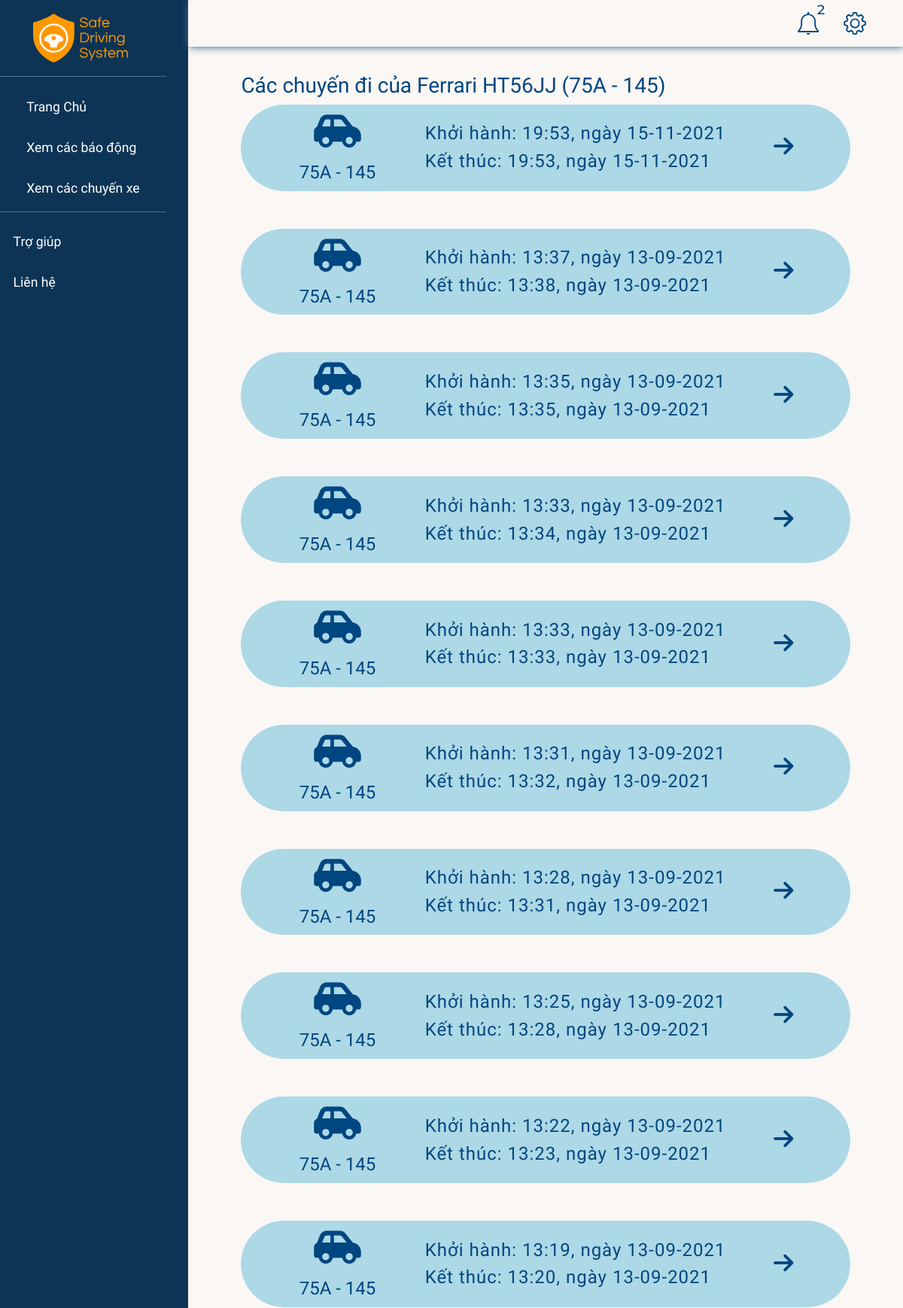
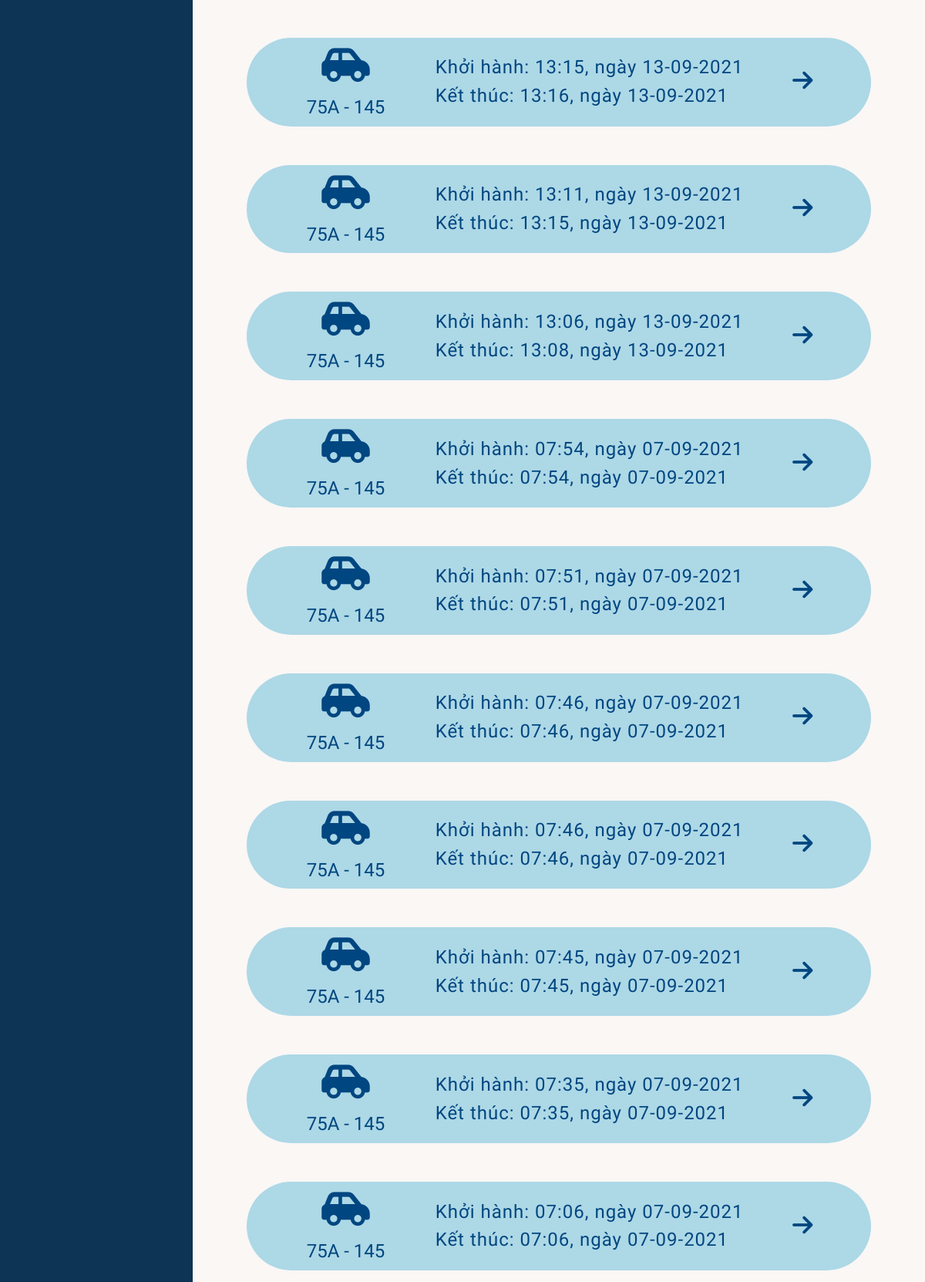
The page /car/1/ (signed in, upper part) on the database its author committed (2 pictures, top to bottom).
### accounts/models.py (models this page shows, shortened)
class Car(models.Model):
    class Meta:
        constraints = [
            models.UniqueConstraint(fields=["licensePlate"], name="licensePlate"),
        ]
    name = models.CharField(max_length=50)
    licensePlate = models.CharField(max_length=20, null=True)
    boughtDate = models.DateTimeField(auto_now_add=True, null=True)
    company = models.ForeignKey(Company, null=True, on_delete=models.CASCADE)

class RaspDevice(models.Model):
    class Meta:
        constraints = [
            models.UniqueConstraint(fields=["password"], name="password"),
        ]
    STATUS = (
        ("online", "online"),
        ("offline", "offline"),
    )
    name = models.CharField(max_length=50)
    car = models.OneToOneField(Car, null=True, on_delete=models.SET_NULL, blank=True)
    status = models.CharField(
        max_length=50, null=True, blank=True, choices=STATUS, default="offline"
    )
    password = models.CharField(max_length=8, null=True, blank=True)
    dateAdded = models.DateTimeField(auto_now_add=True)
    company = models.ForeignKey(Company, null=True, blank=True, on_delete=models.CASCADE)

### realtime/models.py (models this page shows, shortened)
class Drive(models.Model):
    STATUS = (
        ("ongoing", "ongoing"),
        ("ended", "ended"),
    )
    device = models.ForeignKey(RaspDevice, null=True, on_delete=models.CASCADE)
    startTime = models.DateTimeField(null=True)
    status = models.CharField(max_length=20, choices=STATUS)
    endTime = models.DateTimeField(null=True)

### realtime/views.py (the view)
# urls.py: path("car/<str:id>/", views.carDrives, name="carDrives"),
@login_required(login_url="/")
def carDrives(request, id):
    company = request.user.profile.company
    car = Car.objects.get(id=id)
    if car.company != company:
        return HttpResponse('<h1>You are not authorized to view this page</h1>')
    drives = Drive.objects.filter(device__car=car).order_by('-startTime')
    lastestAlerts, unreadCounts = getNotifications(company)
    context = {
        'drs': drives,
        'car': car,
        "notifications": lastestAlerts,
        "unreadNotis": unreadCounts
    }
    return render(request, "car.html", context)

### accounts/views.py (called while the page is built)
def getNotifications(company):
    lastestAlerts = Alert.objects.filter(drive__device__company=company).order_by('-timeOccured')[:5]
    unreadCounts = 0
    for alert in lastestAlerts:
        unreadCounts = (unreadCounts + 1) if not alert.isRead else unreadCounts
    return lastestAlerts, unreadCounts

### realtime/templates/car.html (shortened to what this page needs)
{% extends 'base.html' %}
{% load static %}
{% block modal %}
{% include "sidebar.html" %}
{% endblock modal %}
{% block content %}
{% include 'navbar.html' %}
<div class="content-container">
    <h3>Các chuyến đi của {{ car.name }} ({{ car.licensePlate }})</h3>
    <div class="drive-wrapper">
        {% for drive in drs %}
        <div
            style="
                {% if drive.endTime %}
                background: lightblue;
                {% else%}
                background: lightgreen;
                {% endif %}
                margin-bottom: 50px;"
            class="driver-container"
            {% if drive.endTime %}
            online="0"
            {% else%}
            online="1"
            {% endif %}
        >
            <br>
            <div class="driver-container__info">
                <i class="fas fa-car-side"></i>
                <h3>{{ drive.device.car.licensePlate }} </h3>
            </div>
            <div class="driver-container__time">
                <h3>
                    Khởi hành:
                    {{ drive.startTime.time }}, ngày {{ drive.startTime.date }}
                </h3>
                {% if drive.endTime %}
                <h3>
                    Kết thúc:
                    {{ drive.endTime.time }}, ngày {{ drive.endTime.date }}
                </h3>
                {% else %}
                <h3>Xe dang hoat dong</h3>
                {% endif %}
            </div>
            <a href="{% url 'driveDetail' drive.id  %}"><i style="transform: rotate(90deg);" class="fas fa-arrow-up"></i></a>
            <br>
        </div>
        {% endfor %}
    </div>
</div>
{% endblock content %}

### static/css/main.css (style rules this page uses)
:root { --bg-color: #FAF7F5; --navy: #004680; --dark-navy: #002A4D; --black-pearl: #001E37; --yellow: #FF9800; --selective-yellow: #FFB800; --amber: #FFBE0F; --vivid-orange: #EB5E0B; --green: #7BD96C; --red: #F15E5E; --cyan-blue: #649DCC; --font1: 'Montserrat', sans-serif; --font2: 'Questrial', sans-serif; --font3: 'Raleway', sans-serif; --video-ratio: calc(16 / 9); }
*, *::before, *::after { box-sizing: border-box; outline: none; }
body { margin: 0; padding: 0; background-color: var(--bg-color); font-family: var(--font2); font-size: 1.1rem; color: var(--navy); min-height: 100vh; }

### static/css/content.css (style rules this page uses)
.wrapper { display: flex; width: 100%; align-items: stretch; }
.content-container { padding: 2em 4em; background: var(--bg-color); }

### realtime/templates/car.html (style rules this page uses)
.driver-container { display: flex; align-items: center; justify-content: space-between; padding: 10px 20px; border-radius: 1000px; }
.driver-container h3 { margin: 0; padding: 0; font-size: 18px; }
.driver-container__info { display: flex; flex-direction: column; align-items: center; justify-content: center; }
.driver-container__info i { font-size: 50px; margin-bottom: 1rem; }
.driver-container__info h3 { font-size: 1.5rem; }
.driver-container__time h3 { font-size: 1.5rem; letter-spacing: 1px; margin: .5rem; }
.driver-container a { text-decoration: none; }
.driver-container .fa-arrow-up { font-size: 30px; color: var(--navy) }

### rows shown on the page
Car: name "Ferrari HT56JJ", licensePlate "75A - 145"
Drive: device.car.licensePlate "75A - 145", startTime.time "19:53", startTime "15-11-2021", endTime.time "19:53", endTime "15-11-2021"
Drive: device.car.licensePlate "75A - 145", startTime.time "13:37", startTime "13-09-2021", endTime.time "13:38", endTime "13-09-2021"
Drive: device.car.licensePlate "75A - 145", startTime.time "13:35", startTime "13-09-2021", endTime.time "13:35", endTime "13-09-2021"
Drive: device.car.licensePlate "75A - 145", startTime.time "13:33", startTime "13-09-2021", endTime.time "13:34", endTime "13-09-2021"
Drive: device.car.licensePlate "75A - 145", startTime.time "13:33", startTime "13-09-2021", endTime.time "13:33", endTime "13-09-2021"
Drive: device.car.licensePlate "75A - 145", startTime.time "13:31", startTime "13-09-2021", endTime.time "13:32", endTime "13-09-2021"
Drive: device.car.licensePlate "75A - 145", startTime.time "13:28", startTime "13-09-2021", endTime.time "13:31", endTime "13-09-2021"
Drive: device.car.licensePlate "75A - 145", startTime.time "13:25", startTime "13-09-2021", endTime.time "13:28", endTime "13-09-2021"
Drive: device.car.licensePlate "75A - 145", startTime.time "13:22", startTime "13-09-2021", endTime.time "13:23", endTime "13-09-2021"
Drive: device.car.licensePlate "75A - 145", startTime.time "13:19", startTime "13-09-2021", endTime.time "13:20", endTime "13-09-2021"
Drive: device.car.licensePlate "75A - 145", startTime.time "13:15", startTime "13-09-2021", endTime.time "13:16", endTime "13-09-2021"
Drive: device.car.licensePlate "75A - 145", startTime.time "13:11", startTime "13-09-2021", endTime.time "13:15", endTime "13-09-2021"
Drive: device.car.licensePlate "75A - 145", startTime.time "13:06", startTime "13-09-2021", endTime.time "13:08", endTime "13-09-2021"
Drive: device.car.licensePlate "75A - 145", startTime.time "07:54", startTime "07-09-2021", endTime.time "07:54", endTime "07-09-2021"
Drive: device.car.licensePlate "75A - 145", startTime.time "07:51", startTime "07-09-2021", endTime.time "07:51", endTime "07-09-2021"
Drive: device.car.licensePlate "75A - 145", startTime.time "07:46", startTime "07-09-2021", endTime.time "07:46", endTime "07-09-2021"
Drive: device.car.licensePlate "75A - 145", startTime.time "07:46", startTime "07-09-2021", endTime.time "07:46", endTime "07-09-2021"
Drive: device.car.licensePlate "75A - 145", startTime.time "07:45", startTime "07-09-2021", endTime.time "07:45", endTime "07-09-2021"
Drive: device.car.licensePlate "75A - 145", startTime.time "07:35", startTime "07-09-2021", endTime.time "07:35", endTime "07-09-2021"
Drive: device.car.licensePlate "75A - 145", startTime.time "07:06", startTime "07-09-2021", endTime.time "07:06", endTime "07-09-2021"

### other values the page prints
{{ unreadNotis }} "2"
